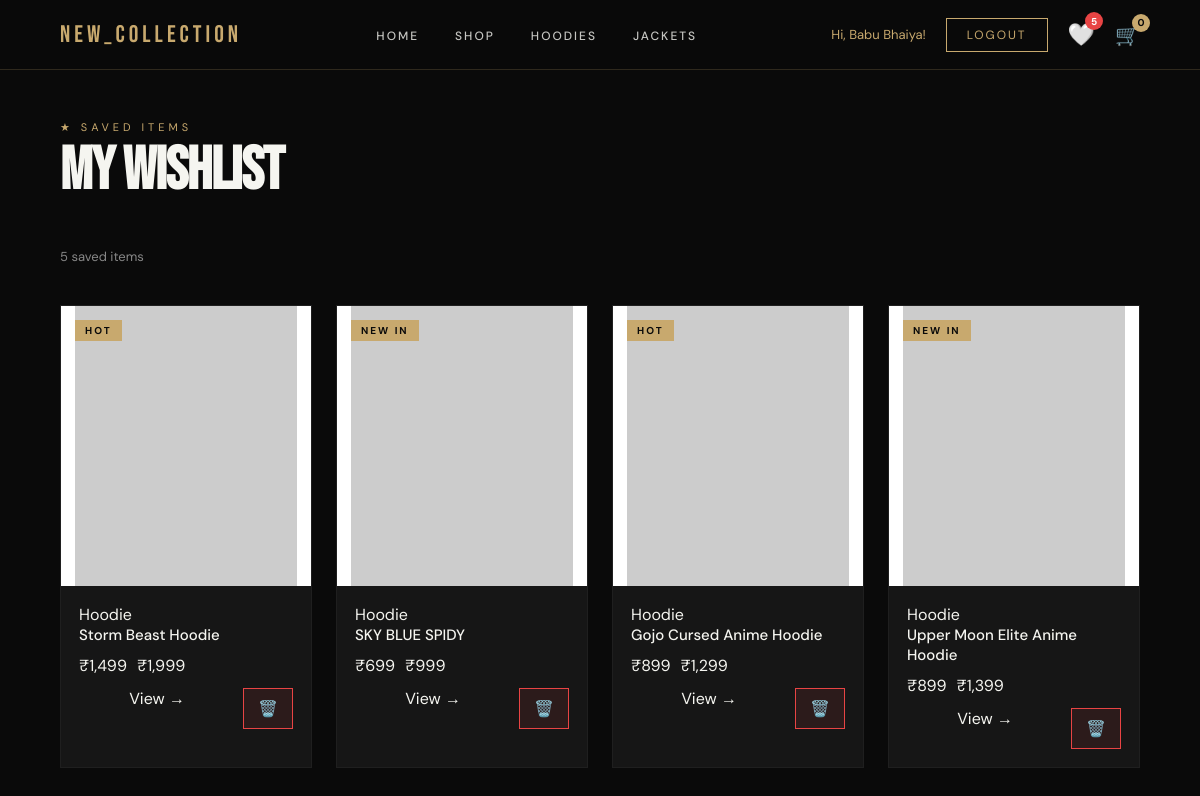
The app's page /pages/wishlist.php (signed in) with its own data.
### tables this page shows
CREATE TABLE `products` (
  `id` int(11) NOT NULL,
  `name` varchar(200) NOT NULL,
  `description` text DEFAULT NULL,
  `price` decimal(10,2) NOT NULL,
  `old_price` decimal(10,2) DEFAULT NULL,
  `category` varchar(50) DEFAULT NULL,
  `image` varchar(500) DEFAULT NULL,
  `image_back` varchar(500) DEFAULT NULL,
  `image_detail1` varchar(500) DEFAULT NULL,
  `image_detail2` varchar(500) DEFAULT NULL,
  `video` varchar(500) DEFAULT NULL,
  `highlights` text DEFAULT NULL,
  `sizes` varchar(100) DEFAULT 'S,M,L,XL,XXL',
  `stock` int(11) DEFAULT 0,
  `badge` varchar(50) DEFAULT NULL,
  `created_at` timestamp NOT NULL DEFAULT current_timestamp()
);

### pages/wishlist.php (the view, shortened to what this page needs)
<?php
require_once '../php/config.php';
$wishlist_items = [];
$wishlist_count = 0;
if(isset($_SESSION['user_id'])) {
    $user_id = $_SESSION['user_id'];
    $result = mysqli_query($conn, "SELECT p.* FROM wishlist w JOIN products p ON w.product_id = p.id WHERE w.user_id='$user_id' ORDER BY w.created_at DESC");
    while($item = mysqli_fetch_assoc($result)) {
        $wishlist_items[] = $item;
    }
    $wishlist_count = count($wishlist_items);
}
$cart_count = 0;
if(isset($_SESSION['user_id'])) {
    $cart_result = mysqli_fetch_assoc(mysqli_query($conn, "SELECT COUNT(*) as total FROM cart WHERE user_id='{$_SESSION['user_id']}'"));
    $cart_count = $cart_result['total'];
}
?>
<!DOCTYPE html>
<html lang="en">
<head>
    <link rel="stylesheet" href="../css/style.css">
</head>
<body>
    <nav class="navbar">
        <a href="../index.php" class="nav-logo">NEW_COLLECTION</a>
        <ul class="nav-links">
            <li><a href="../index.php">Home</a></li>
            <li><a href="products.php">Shop</a></li>
            <li><a href="products.php?category=hoodie">Hoodies</a></li>
            <li><a href="products.php?category=jacket">Jackets</a></li>
        </ul>
        <div class="nav-actions">
            <?php if(isset($_SESSION['user_id'])): ?>
                <span style="color:var(--gold);font-size:13px;">Hi, <?php echo $_SESSION['user_name']; ?>!</span>
                <a href="../php/logout.php" class="nav-btn">Logout</a>
            <?php else: ?>
                <a href="login.php" class="nav-btn">Login</a>
            <?php endif; ?>
            <a href="wishlist.php" class="wishlist-icon">
                🤍 <span class="wishlist-count" id="wishlist-count"><?php echo $wishlist_count; ?></span>
            </a>
            <a href="cart.php" class="cart-icon">🛒 <span class="cart-count"><?php echo $cart_count; ?></span></a>
        </div>
    </nav>
    <div class="wishlist-page">
        <p class="section-label">★ Saved Items</p>
        <h1 class="section-title">MY WISHLIST</h1>
        <?php if(empty($wishlist_items)): ?>
            <div class="empty-wishlist">
                <div class="empty-icon">🤍</div>
                <h2>Your Wishlist is Empty!</h2>
                <p>Save your favorite products here</p>
                <a href="products.php" class="btn-shop">Shop Now →</a>
            </div>
        <?php else: ?>
            <p style="color:var(--muted);font-size:13px;margin-top:8px;"><?php echo $wishlist_count; ?> saved items</p>
            <div class="wishlist-grid">
                <?php foreach($wishlist_items as $item): ?>
                <div class="product-card">
                    <?php if($item['badge']): ?>
                        <div class="product-badge <?php echo strtolower($item['badge']) == 'sale' ? 'badge-sale' : 'badge-new'; ?>">
                            <?php echo $item['badge']; ?>
                        </div>
                    <?php endif; ?>
                    <div class="product-img-wrap">
                        <img src="../<?php echo $item['image']; ?>"
                             alt="<?php echo $item['name']; ?>"
                             onerror="this.src='https://via.placeholder.com/300x380/161616/c8a96e?text=IMG'">
                    </div>
                    <div class="product-info">
                        <div class="product-category"><?php echo ucfirst($item['category']); ?></div>
                        <div class="product-name"><?php echo $item['name']; ?></div>
                        <div class="product-price">
                            ₹<?php echo number_format($item['price'], 0); ?>
                            <?php if($item['old_price']): ?>
                                <span class="product-old-price">₹<?php echo number_format($item['old_price'], 0); ?></span>
                            <?php endif; ?>
                        </div>
                        <div style="display:flex;gap:8px;margin-top:12px;">
                            <a href="product_detail.php?id=<?php echo $item['id']; ?>" class="btn-view" style="flex:1;text-align:center;">View →</a>
                            <button onclick="removeWishlist(<?php echo $item['id']; ?>, this)"
                                style="background:rgba(232,68,68,0.1);border:1px solid var(--red);color:var(--red);padding:10px 14px;cursor:pointer;font-size:16px;">
                                🗑️
                            </button>
                        </div>
                    </div>
                </div>
                <?php endforeach; ?>
            </div>
        <?php endif; ?>
    </div>
</body>
</html>

### css/style.css (style rules this page uses)
* { margin: 0; padding: 0; box-sizing: border-box; }
:root { --black: #0a0a0a; --dark: #111111; --card: #161616; --gold: #c8a96e; --gold2: #e8c17a; --white: #f5f5f0; --muted: #888888; --red: #e84444; --border: rgba(200, 169, 110, 0.2); }
html { scroll-behavior: smooth; }
body { background: var(--black); color: var(--white); font-family: 'DM Sans', sans-serif; overflow-x: hidden; }
a { text-decoration: none; color: inherit; }
.navbar { position: fixed; top: 0; left: 0; right: 0; z-index: 1000; padding: 0 60px; height: 70px; display: flex; align-items: center; justify-content: space-between; background: rgba(10, 10, 10, 0.95); backdrop-filter: blur(20px); border-bottom: 1px solid var(--border); }
.nav-logo { font-family: 'Bebas Neue', sans-serif; font-size: 24px; letter-spacing: 4px; color: var(--gold); }
.nav-links { display: flex; gap: 36px; list-style: none; }
.nav-links a { font-size: 12px; letter-spacing: 2px; text-transform: uppercase; font-weight: 500; color: var(--white); opacity: 0.8; transition: opacity 0.3s; position: relative; }
.nav-links a::after { content: ''; position: absolute; bottom: -4px; left: 0; width: 0; height: 1px; background: var(--gold); transition: width 0.3s; }
.nav-actions { display: flex; align-items: center; gap: 20px; }
.nav-btn { border: 1px solid var(--gold); color: var(--gold); padding: 8px 20px; font-size: 12px; letter-spacing: 2px; text-transform: uppercase; transition: all 0.3s; }
.wishlist-icon { position: relative; font-size: 22px; text-decoration: none; cursor: pointer; }
.wishlist-count { position: absolute; top: -8px; right: -8px; background: var(--red); color: white; font-size: 10px; font-weight: 700; width: 18px; height: 18px; border-radius: 50%; display: flex; align-items: center; justify-content: center; }
.cart-icon { font-size: 20px; position: relative; cursor: pointer; }
.cart-count { position: absolute; top: -8px; right: -10px; background: var(--gold); color: var(--black); font-size: 10px; font-weight: 700; width: 18px; height: 18px; border-radius: 50%; display: flex; align-items: center; justify-content: center; }
.section-label { font-size: 11px; letter-spacing: 4px; text-transform: uppercase; color: var(--gold); margin-bottom: 10px; }
.section-title { font-family: 'Bebas Neue', sans-serif; font-size: 60px; line-height: 0.9; margin-bottom: 50px; letter-spacing: -1px; }
.product-card { background: var(--card); border: 1px solid rgba(255,255,255,0.04); transition: transform 0.3s, box-shadow 0.3s; position: relative; overflow: hidden; cursor: pointer; }
.product-badge { position: absolute; top: 14px; left: 14px; background: var(--gold); color: var(--black); font-size: 10px; font-weight: 700; letter-spacing: 2px; text-transform: uppercase; padding: 4px 10px; z-index: 2; }
.product-info { padding: 18px; }
.product-name { font-size: 15px; font-weight: 500; margin-bottom: 10px; }
.product-price { display: flex; align-items: center; gap: 10px; }
.mobile-nav a { display: block; font-size: 26px; font-family: 'Bebas Neue', sans-serif; letter-spacing: 3px; color: var(--white); padding: 16px 0; border-bottom: 1px solid rgba(255,255,255,0.06); text-decoration: none; transition: color 0.3s; }

### pages/wishlist.php (style rules this page uses)
.wishlist-page { padding: 120px 60px 80px; min-height: 100vh; }
.wishlist-grid { display: grid; grid-template-columns: repeat(4, 1fr); gap: 24px; margin-top: 40px; }
.wishlist-grid .product-img-wrap { height: 280px; overflow: hidden; }
.wishlist-grid .product-img-wrap img { width: 100%; height: 100%; object-fit: contain; background: #fff; }

### records on screen
products: badge "HOT", category "Hoodie", name "Storm Beast Hoodie", price "1,499", old_price "1,999"
products: badge "NEW IN", category "Hoodie", name "SKY BLUE SPIDY", price "699", old_price "999"
products: badge "HOT", category "Hoodie", name "Gojo Cursed Anime Hoodie", price "899", old_price "1,299"
products: badge "NEW IN", category "Hoodie", name "Upper Moon Elite Anime Hoodie", price "899", old_price "1,399"

### other values on screen
$_SESSION['user_name'] "Babu Bhaiya"
$wishlist_count "5"
$cart_count "0"
